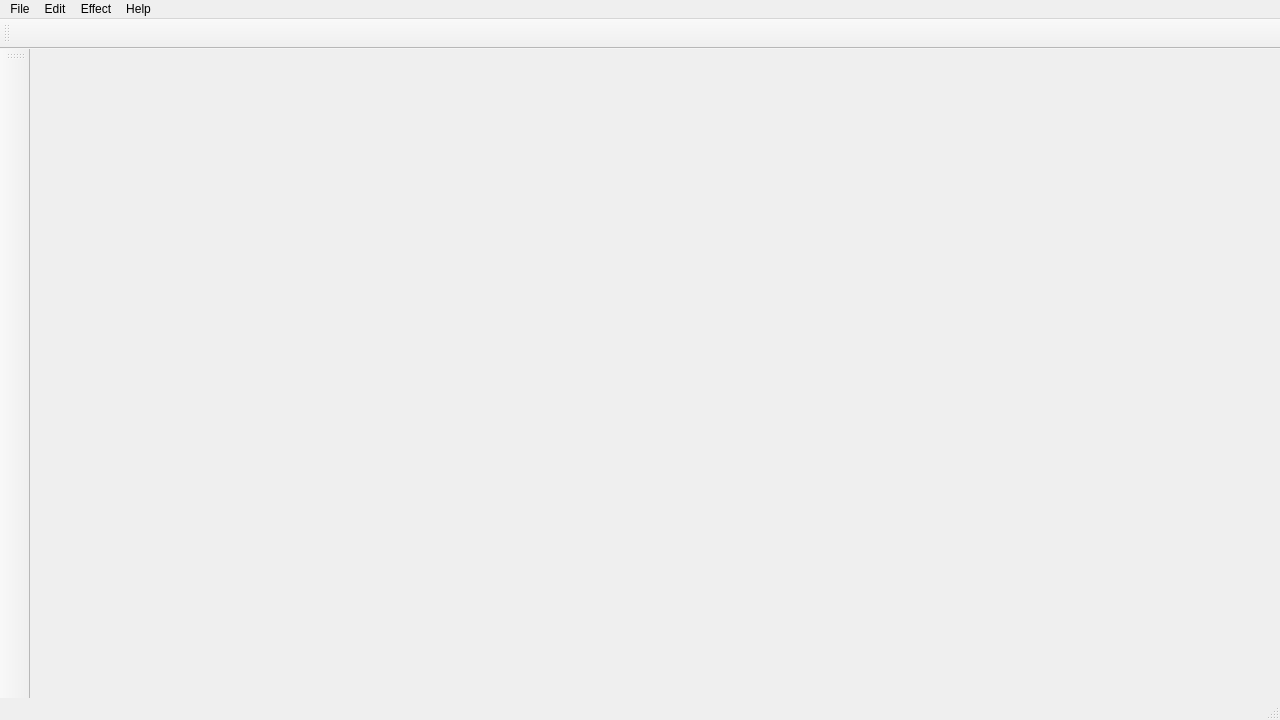
<?xml version="1.0" encoding="UTF-8"?>
<ui version="4.0">
 <class>MainWindow</class>
 <widget class="QMainWindow" name="MainWindow">
  <property name="enabled">
   <bool>true</bool>
  </property>
  <property name="geometry">
   <rect>
    <x>0</x>
    <y>0</y>
    <width>1280</width>
    <height>720</height>
   </rect>
  </property>
  <property name="minimumSize">
   <size>
    <width>800</width>
    <height>600</height>
   </size>
  </property>
  <property name="mouseTracking">
   <bool>false</bool>
  </property>
  <property name="contextMenuPolicy">
   <enum>Qt::DefaultContextMenu</enum>
  </property>
  <property name="windowTitle">
   <string>Pixel Sketch</string>
  </property>
  <property name="toolButtonStyle">
   <enum>Qt::ToolButtonIconOnly</enum>
  </property>
  <property name="dockOptions">
   <set>QMainWindow::AllowNestedDocks|QMainWindow::AllowTabbedDocks|QMainWindow::AnimatedDocks</set>
  </property>
  <widget class="QWidget" name="centralwidget">
   <property name="enabled">
    <bool>true</bool>
   </property>
   <property name="sizePolicy">
    <sizepolicy hsizetype="Preferred" vsizetype="Preferred">
     <horstretch>0</horstretch>
     <verstretch>0</verstretch>
    </sizepolicy>
   </property>
   <property name="styleSheet">
    <string notr="true"/>
   </property>
  </widget>
  <widget class="QMenuBar" name="menubar">
   <property name="geometry">
    <rect>
     <x>0</x>
     <y>0</y>
     <width>1280</width>
     <height>26</height>
    </rect>
   </property>
   <property name="styleSheet">
    <string notr="true"/>
   </property>
   <widget class="QMenu" name="menuFile">
    <property name="title">
     <string>File</string>
    </property>
    <addaction name="menuFileCreate"/>
    <addaction name="menuFileOpen"/>
    <addaction name="separator"/>
    <addaction name="menuFileSave"/>
    <addaction name="menuFileSaveAs"/>
    <addaction name="separator"/>
    <addaction name="menuFileQuit"/>
   </widget>
   <widget class="QMenu" name="menuEdit">
    <property name="title">
     <string>Edit</string>
    </property>
    <addaction name="menuEditPreferences"/>
   </widget>
   <widget class="QMenu" name="menuHelp">
    <property name="title">
     <string>Help</string>
    </property>
    <addaction name="menuHelpAbout"/>
   </widget>
   <widget class="QMenu" name="menuEffects">
    <property name="title">
     <string>Effect</string>
    </property>
    <widget class="QMenu" name="menuColor_Correction">
     <property name="title">
      <string>Color Correction</string>
     </property>
     <addaction name="menuEffectBrightnessContrast"/>
    </widget>
    <addaction name="menuColor_Correction"/>
   </widget>
   <addaction name="menuFile"/>
   <addaction name="menuEdit"/>
   <addaction name="menuEffects"/>
   <addaction name="menuHelp"/>
  </widget>
  <widget class="QStatusBar" name="statusbar">
   <property name="styleSheet">
    <string notr="true"/>
   </property>
  </widget>
  <widget class="QToolBar" name="mainToolBar">
   <property name="minimumSize">
    <size>
     <width>30</width>
     <height>30</height>
    </size>
   </property>
   <property name="windowTitle">
    <string>main tool bar</string>
   </property>
   <property name="styleSheet">
    <string notr="true"/>
   </property>
   <attribute name="toolBarArea">
    <enum>TopToolBarArea</enum>
   </attribute>
   <attribute name="toolBarBreak">
    <bool>false</bool>
   </attribute>
  </widget>
  <widget class="QToolBar" name="sideToolBar">
   <property name="minimumSize">
    <size>
     <width>30</width>
     <height>30</height>
    </size>
   </property>
   <property name="windowTitle">
    <string>side tool bar</string>
   </property>
   <property name="styleSheet">
    <string notr="true"/>
   </property>
   <attribute name="toolBarArea">
    <enum>LeftToolBarArea</enum>
   </attribute>
   <attribute name="toolBarBreak">
    <bool>false</bool>
   </attribute>
  </widget>
  <action name="menuFileCreate">
   <property name="text">
    <string>New</string>
   </property>
   <property name="toolTip">
    <string>New</string>
   </property>
   <property name="shortcut">
    <string>Ctrl+N</string>
   </property>
  </action>
  <action name="menuFileOpen">
   <property name="text">
    <string>Open</string>
   </property>
   <property name="toolTip">
    <string>Open</string>
   </property>
   <property name="shortcut">
    <string>Ctrl+O</string>
   </property>
  </action>
  <action name="menuFileSave">
   <property name="text">
    <string>Save</string>
   </property>
   <property name="toolTip">
    <string>Save</string>
   </property>
   <property name="shortcut">
    <string>Ctrl+S</string>
   </property>
  </action>
  <action name="menuFileSaveAs">
   <property name="text">
    <string>Save as ...</string>
   </property>
   <property name="shortcut">
    <string>Ctrl+Shift+S</string>
   </property>
  </action>
  <action name="menuFileQuit">
   <property name="text">
    <string>Quit</string>
   </property>
   <property name="shortcut">
    <string>Ctrl+Q</string>
   </property>
  </action>
  <action name="menuHelpAbout">
   <property name="checkable">
    <bool>false</bool>
   </property>
   <property name="text">
    <string>About</string>
   </property>
  </action>
  <action name="menuEditPreferences">
   <property name="text">
    <string>Preferences</string>
   </property>
   <property name="shortcut">
    <string>Ctrl+Alt+;</string>
   </property>
  </action>
  <action name="menuEffectBrightnessContrast">
   <property name="text">
    <string>Brightness &amp; Contrast</string>
   </property>
  </action>
 </widget>
 <resources/>
 <connections/>
</ui>
